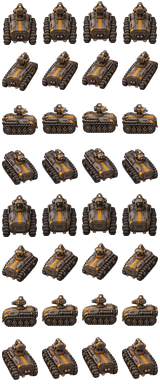
#> input picture graphics/entity/shay-sentry-bot/shay-sentry-bot-1.png, 160 x 384 px
$ python -i build_graphics_assets.py   (imports and definitions only)
#> lines starting #> are read from the running program, lines starting #| are printed output that depends on the picture
#> further down, picture is the input picture: PIL image 160x384 RGBA; mean R, G, B, A 44.7, 36.2, 29.5, 111.7
#!/usr/bin/env python3
"""Build stock sheets, support sprites and icons from staged source artwork.

Requires Pillow. Run from any directory; sources are relative to the repo root.
The saved artwork in work/generated is required for the support sprites.
"""

import argparse
import json
from pathlib import Path
import subprocess
import sys

from PIL import Image, ImageOps


ROOT = Path(__file__).resolve().parents[1]
STOCK = ("shay-mg-wagon", "shay-ramp-wagon", "shay-locomotive")


def clean_crop(image):
    """Remove nearly invisible alpha specks before measuring the silhouette."""
    image = image.convert("RGBA")
    image.putalpha(image.getchannel("A").point(lambda a: a if a > 8 else 0))
    bounds = image.getchannel("A").getbbox()
#> bounds = (2, 1, 158, 380)
    if bounds is None:
        raise ValueError("empty source image")
    return image.crop(bounds)
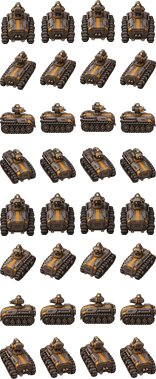
#> returned value: PIL image 156x379 RGBA; mean R, G, B, A 46.5, 37.6, 30.7, 116; transparent parts drawn white


# [105 lines left out: functions fitted, write_cells, pack, sentry, grinder, ramp and 3 more, not called in this run]


# [2 lines not run here, left out]

>>> from PIL import Image
>>> picture = Image.open('../graphics/entity/shay-sentry-bot/shay-sentry-bot-1.png')
>>> result = clean_crop(picture)
